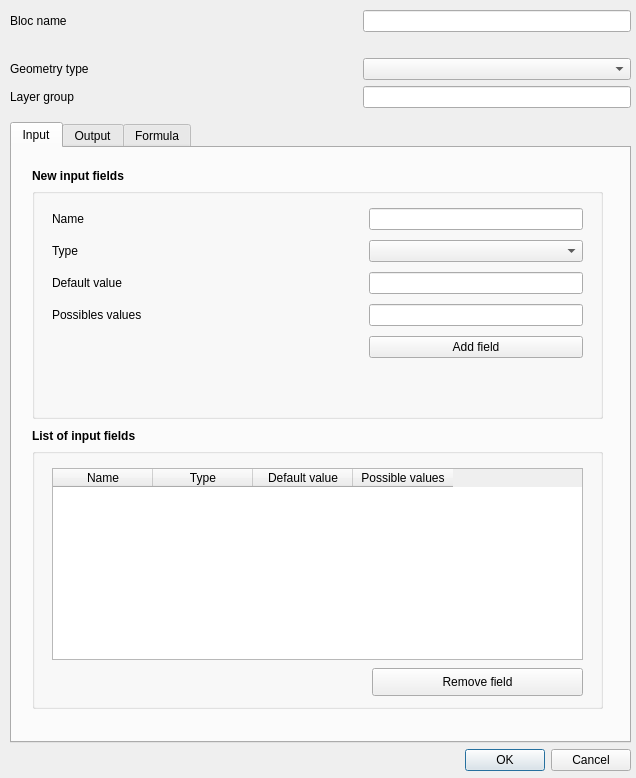
<?xml version="1.0" encoding="UTF-8"?>
<ui version="4.0">
 <class>Dialog</class>
 <widget class="QDialog" name="Dialog">
  <property name="geometry">
   <rect>
    <x>0</x>
    <y>0</y>
    <width>636</width>
    <height>778</height>
   </rect>
  </property>
  <property name="windowTitle">
   <string>Dialog</string>
  </property>
  <widget class="QWidget" name="gridLayoutWidget_5">
   <property name="geometry">
    <rect>
     <x>10</x>
     <y>10</y>
     <width>621</width>
     <height>761</height>
    </rect>
   </property>
   <layout class="QGridLayout" name="gridLayout_5">
    <item row="3" column="0">
     <widget class="QDialogButtonBox" name="buttons">
      <property name="orientation">
       <enum>Qt::Horizontal</enum>
      </property>
      <property name="standardButtons">
       <set>QDialogButtonBox::Cancel|QDialogButtonBox::Ok</set>
      </property>
     </widget>
    </item>
    <item row="2" column="0">
     <widget class="QTabWidget" name="tabWidget">
      <property name="currentIndex">
       <number>0</number>
      </property>
      <widget class="QWidget" name="input_page">
       <attribute name="title">
        <string>Input</string>
       </attribute>
       <widget class="QLabel" name="label_6">
        <property name="geometry">
         <rect>
          <x>-70</x>
          <y>270</y>
          <width>55</width>
          <height>16</height>
         </rect>
        </property>
        <property name="text">
         <string>TextLabel</string>
        </property>
       </widget>
       <widget class="QLabel" name="label_5">
        <property name="geometry">
         <rect>
          <x>-70</x>
          <y>40</y>
          <width>55</width>
          <height>16</height>
         </rect>
        </property>
        <property name="text">
         <string>TextLabel</string>
        </property>
       </widget>
       <widget class="QGroupBox" name="groupBox">
        <property name="geometry">
         <rect>
          <x>20</x>
          <y>40</y>
          <width>571</width>
          <height>231</height>
         </rect>
        </property>
        <property name="title">
         <string/>
        </property>
        <widget class="QWidget" name="gridLayoutWidget_2">
         <property name="geometry">
          <rect>
           <x>20</x>
           <y>20</y>
           <width>531</width>
           <height>198</height>
          </rect>
         </property>
         <layout class="QGridLayout" name="gridLayout">
          <property name="verticalSpacing">
           <number>10</number>
          </property>
          <item row="3" column="0">
           <widget class="QLabel" name="label_19">
            <property name="text">
             <string>Possibles values</string>
            </property>
           </widget>
          </item>
          <item row="3" column="1">
           <spacer name="horizontalSpacer_15">
            <property name="orientation">
             <enum>Qt::Horizontal</enum>
            </property>
            <property name="sizeHint" stdset="0">
             <size>
              <width>10</width>
              <height>20</height>
             </size>
            </property>
           </spacer>
          </item>
          <item row="2" column="0">
           <widget class="QLabel" name="label_18">
            <property name="text">
             <string>Default value</string>
            </property>
           </widget>
          </item>
          <item row="0" column="2">
           <widget class="QLineEdit" name="entree_name"/>
          </item>
          <item row="1" column="2">
           <widget class="QComboBox" name="entree_type"/>
          </item>
          <item row="2" column="2">
           <widget class="QLineEdit" name="entree_default_value"/>
          </item>
          <item row="4" column="0" colspan="2">
           <spacer name="horizontalSpacer_5">
            <property name="orientation">
             <enum>Qt::Horizontal</enum>
            </property>
            <property name="sizeHint" stdset="0">
             <size>
              <width>40</width>
              <height>20</height>
             </size>
            </property>
           </spacer>
          </item>
          <item row="2" column="1">
           <spacer name="horizontalSpacer_14">
            <property name="orientation">
             <enum>Qt::Horizontal</enum>
            </property>
            <property name="sizeHint" stdset="0">
             <size>
              <width>10</width>
              <height>20</height>
             </size>
            </property>
           </spacer>
          </item>
          <item row="3" column="2">
           <widget class="QLineEdit" name="possible_values_text"/>
          </item>
          <item row="1" column="0">
           <widget class="QLabel" name="label_4">
            <property name="text">
             <string>Type</string>
            </property>
           </widget>
          </item>
          <item row="1" column="1">
           <spacer name="horizontalSpacer_3">
            <property name="orientation">
             <enum>Qt::Horizontal</enum>
            </property>
            <property name="sizeHint" stdset="0">
             <size>
              <width>10</width>
              <height>20</height>
             </size>
            </property>
           </spacer>
          </item>
          <item row="0" column="0">
           <widget class="QLabel" name="label_3">
            <property name="text">
             <string>Name</string>
            </property>
           </widget>
          </item>
          <item row="0" column="1">
           <layout class="QHBoxLayout" name="horizontalLayout">
            <item>
             <spacer name="horizontalSpacer_4">
              <property name="orientation">
               <enum>Qt::Horizontal</enum>
              </property>
              <property name="sizeHint" stdset="0">
               <size>
                <width>10</width>
                <height>20</height>
               </size>
              </property>
             </spacer>
            </item>
           </layout>
          </item>
          <item row="4" column="2">
           <widget class="QPushButton" name="add_input">
            <property name="text">
             <string>Add field</string>
            </property>
           </widget>
          </item>
          <item row="5" column="0" colspan="3">
           <widget class="QLabel" name="warning_input">
            <property name="text">
             <string/>
            </property>
           </widget>
          </item>
         </layout>
        </widget>
       </widget>
       <widget class="QGroupBox" name="groupBox_5">
        <property name="geometry">
         <rect>
          <x>20</x>
          <y>300</y>
          <width>571</width>
          <height>261</height>
         </rect>
        </property>
        <property name="title">
         <string/>
        </property>
        <widget class="QTableWidget" name="table_input">
         <property name="geometry">
          <rect>
           <x>20</x>
           <y>20</y>
           <width>531</width>
           <height>192</height>
          </rect>
         </property>
         <column>
          <property name="text">
           <string>Name</string>
          </property>
         </column>
         <column>
          <property name="text">
           <string>Type</string>
          </property>
         </column>
         <column>
          <property name="text">
           <string>Default value</string>
          </property>
         </column>
         <column>
          <property name="text">
           <string>Possible values</string>
          </property>
         </column>
        </widget>
        <widget class="QPushButton" name="delete_input">
         <property name="geometry">
          <rect>
           <x>340</x>
           <y>220</y>
           <width>211</width>
           <height>28</height>
          </rect>
         </property>
         <property name="text">
          <string>Remove field</string>
         </property>
        </widget>
       </widget>
       <widget class="QLabel" name="label_13">
        <property name="geometry">
         <rect>
          <x>20</x>
          <y>280</y>
          <width>111</width>
          <height>16</height>
         </rect>
        </property>
        <property name="font">
         <font>
          <weight>75</weight>
          <bold>true</bold>
         </font>
        </property>
        <property name="text">
         <string>List of input fields</string>
        </property>
       </widget>
       <widget class="QLabel" name="label_15">
        <property name="geometry">
         <rect>
          <x>20</x>
          <y>20</y>
          <width>121</width>
          <height>16</height>
         </rect>
        </property>
        <property name="font">
         <font>
          <weight>75</weight>
          <bold>true</bold>
         </font>
        </property>
        <property name="text">
         <string>New input fields</string>
        </property>
       </widget>
      </widget>
      <widget class="QWidget" name="output_page">
       <attribute name="title">
        <string>Output</string>
       </attribute>
       <widget class="QGroupBox" name="groupBox_4">
        <property name="geometry">
         <rect>
          <x>20</x>
          <y>300</y>
          <width>571</width>
          <height>261</height>
         </rect>
        </property>
        <property name="title">
         <string/>
        </property>
        <widget class="QTableWidget" name="table_output">
         <property name="geometry">
          <rect>
           <x>20</x>
           <y>20</y>
           <width>531</width>
           <height>192</height>
          </rect>
         </property>
         <column>
          <property name="text">
           <string>Nouvelle colonne</string>
          </property>
         </column>
         <column>
          <property name="text">
           <string>Name</string>
          </property>
         </column>
         <column>
          <property name="text">
           <string>Type</string>
          </property>
         </column>
         <column>
          <property name="text">
           <string>Possible values</string>
          </property>
         </column>
        </widget>
        <widget class="QPushButton" name="delete_output">
         <property name="geometry">
          <rect>
           <x>340</x>
           <y>220</y>
           <width>211</width>
           <height>28</height>
          </rect>
         </property>
         <property name="text">
          <string>Remove field</string>
         </property>
        </widget>
       </widget>
       <widget class="QLabel" name="label_9">
        <property name="geometry">
         <rect>
          <x>20</x>
          <y>20</y>
          <width>121</width>
          <height>16</height>
         </rect>
        </property>
        <property name="text">
         <string>New output field</string>
        </property>
       </widget>
       <widget class="QLabel" name="label_10">
        <property name="geometry">
         <rect>
          <x>20</x>
          <y>280</y>
          <width>181</width>
          <height>16</height>
         </rect>
        </property>
        <property name="text">
         <string>List of output fields</string>
        </property>
       </widget>
       <widget class="QGroupBox" name="groupBox_2">
        <property name="geometry">
         <rect>
          <x>20</x>
          <y>40</y>
          <width>571</width>
          <height>231</height>
         </rect>
        </property>
        <property name="title">
         <string/>
        </property>
        <widget class="QWidget" name="gridLayoutWidget_3">
         <property name="geometry">
          <rect>
           <x>20</x>
           <y>20</y>
           <width>531</width>
           <height>198</height>
          </rect>
         </property>
         <layout class="QGridLayout" name="gridLayout_3">
          <property name="verticalSpacing">
           <number>10</number>
          </property>
          <item row="3" column="0">
           <widget class="QLabel" name="label_21">
            <property name="text">
             <string>Possibles values</string>
            </property>
           </widget>
          </item>
          <item row="3" column="1">
           <spacer name="horizontalSpacer_16">
            <property name="orientation">
             <enum>Qt::Horizontal</enum>
            </property>
            <property name="sizeHint" stdset="0">
             <size>
              <width>10</width>
              <height>20</height>
             </size>
            </property>
           </spacer>
          </item>
          <item row="2" column="0">
           <widget class="QLabel" name="label_22">
            <property name="text">
             <string>Default value</string>
            </property>
           </widget>
          </item>
          <item row="0" column="2">
           <widget class="QLineEdit" name="sortie_name"/>
          </item>
          <item row="1" column="2">
           <widget class="QComboBox" name="sortie_type"/>
          </item>
          <item row="2" column="2">
           <widget class="QLineEdit" name="sortie_default_value"/>
          </item>
          <item row="4" column="0" colspan="2">
           <spacer name="horizontalSpacer_6">
            <property name="orientation">
             <enum>Qt::Horizontal</enum>
            </property>
            <property name="sizeHint" stdset="0">
             <size>
              <width>40</width>
              <height>20</height>
             </size>
            </property>
           </spacer>
          </item>
          <item row="2" column="1">
           <spacer name="horizontalSpacer_17">
            <property name="orientation">
             <enum>Qt::Horizontal</enum>
            </property>
            <property name="sizeHint" stdset="0">
             <size>
              <width>10</width>
              <height>20</height>
             </size>
            </property>
           </spacer>
          </item>
          <item row="3" column="2">
           <widget class="QLineEdit" name="possible_values_text2"/>
          </item>
          <item row="1" column="0">
           <widget class="QLabel" name="label_7">
            <property name="text">
             <string>Type</string>
            </property>
           </widget>
          </item>
          <item row="1" column="1">
           <spacer name="horizontalSpacer_7">
            <property name="orientation">
             <enum>Qt::Horizontal</enum>
            </property>
            <property name="sizeHint" stdset="0">
             <size>
              <width>10</width>
              <height>20</height>
             </size>
            </property>
           </spacer>
          </item>
          <item row="0" column="0">
           <widget class="QLabel" name="label_8">
            <property name="text">
             <string>Name</string>
            </property>
           </widget>
          </item>
          <item row="0" column="1">
           <layout class="QHBoxLayout" name="horizontalLayout_2">
            <item>
             <spacer name="horizontalSpacer_8">
              <property name="orientation">
               <enum>Qt::Horizontal</enum>
              </property>
              <property name="sizeHint" stdset="0">
               <size>
                <width>10</width>
                <height>20</height>
               </size>
              </property>
             </spacer>
            </item>
           </layout>
          </item>
          <item row="4" column="2">
           <widget class="QPushButton" name="add_output">
            <property name="text">
             <string>Add field</string>
            </property>
           </widget>
          </item>
          <item row="5" column="0" colspan="3">
           <widget class="QLabel" name="warning_output">
            <property name="text">
             <string/>
            </property>
           </widget>
          </item>
         </layout>
        </widget>
       </widget>
      </widget>
      <widget class="QWidget" name="formula_page">
       <attribute name="title">
        <string>Formula</string>
       </attribute>
       <widget class="QGroupBox" name="groupBox_5">
        <property name="geometry">
         <rect>
          <x>20</x>
          <y>370</y>
          <width>571</width>
          <height>181</height>
         </rect>
        </property>
        <widget class="QTableWidget" name="table_formula">
         <property name="geometry">
          <rect>
           <x>20</x>
           <y>20</y>
           <width>531</width>
           <height>111</height>
          </rect>
         </property>
         <column>
          <property name="text">
           <string>Formula</string>
          </property>
         </column>
         <column>
          <property name="text">
           <string>Detail Level</string>
          </property>
         </column>
         <column>
          <property name="text">
           <string>Description</string>
          </property>
         </column>
        </widget>
        <widget class="QPushButton" name="delete_formula">
         <property name="geometry">
          <rect>
           <x>340</x>
           <y>140</y>
           <width>211</width>
           <height>28</height>
          </rect>
         </property>
         <property name="text">
          <string>Remove formula</string>
         </property>
        </widget>
       </widget>
       <widget class="QLabel" name="label_11">
        <property name="geometry">
         <rect>
          <x>20</x>
          <y>20</y>
          <width>101</width>
          <height>16</height>
         </rect>
        </property>
        <property name="text">
         <string>New Formula</string>
        </property>
       </widget>
       <widget class="QLabel" name="label_12">
        <property name="geometry">
         <rect>
          <x>20</x>
          <y>340</y>
          <width>101</width>
          <height>16</height>
         </rect>
        </property>
        <property name="text">
         <string>List of Formula</string>
        </property>
       </widget>
       <widget class="QGroupBox" name="groupBox_6">
        <property name="geometry">
         <rect>
          <x>20</x>
          <y>40</y>
          <width>571</width>
          <height>291</height>
         </rect>
        </property>
        <widget class="QWidget" name="gridLayoutWidget_4">
         <property name="geometry">
          <rect>
           <x>20</x>
           <y>20</y>
           <width>531</width>
           <height>251</height>
          </rect>
         </property>
         <layout class="QGridLayout" name="gridLayout_4">
          <property name="verticalSpacing">
           <number>22</number>
          </property>
          <item row="4" column="3">
           <widget class="QTextEdit" name="comment"/>
          </item>
          <item row="2" column="0">
           <widget class="QLabel" name="label_23">
            <property name="text">
             <string>Niveau de détail</string>
            </property>
           </widget>
          </item>
          <item row="2" column="1">
           <spacer name="horizontalSpacer_18">
            <property name="orientation">
             <enum>Qt::Horizontal</enum>
            </property>
            <property name="sizeType">
             <enum>QSizePolicy::Fixed</enum>
            </property>
            <property name="sizeHint" stdset="0">
             <size>
              <width>10</width>
              <height>20</height>
             </size>
            </property>
           </spacer>
          </item>
          <item row="4" column="1">
           <spacer name="horizontalSpacer_12">
            <property name="orientation">
             <enum>Qt::Horizontal</enum>
            </property>
            <property name="sizeType">
             <enum>QSizePolicy::Fixed</enum>
            </property>
            <property name="sizeHint" stdset="0">
             <size>
              <width>10</width>
              <height>20</height>
             </size>
            </property>
           </spacer>
          </item>
          <item row="0" column="0">
           <widget class="QLabel" name="label_14">
            <property name="text">
             <string>Formula</string>
            </property>
           </widget>
          </item>
          <item row="1" column="0" colspan="4">
           <widget class="QLabel" name="warning_formula">
            <property name="text">
             <string/>
            </property>
           </widget>
          </item>
          <item row="3" column="1">
           <spacer name="horizontalSpacer_13">
            <property name="orientation">
             <enum>Qt::Horizontal</enum>
            </property>
            <property name="sizeType">
             <enum>QSizePolicy::Fixed</enum>
            </property>
            <property name="sizeHint" stdset="0">
             <size>
              <width>10</width>
              <height>20</height>
             </size>
            </property>
           </spacer>
          </item>
          <item row="0" column="3">
           <widget class="QLineEdit" name="formula_text"/>
          </item>
          <item row="0" column="1">
           <layout class="QHBoxLayout" name="horizontalLayout_3">
            <item>
             <spacer name="horizontalSpacer_10">
              <property name="orientation">
               <enum>Qt::Horizontal</enum>
              </property>
              <property name="sizeType">
               <enum>QSizePolicy::Fixed</enum>
              </property>
              <property name="sizeHint" stdset="0">
               <size>
                <width>10</width>
                <height>20</height>
               </size>
              </property>
             </spacer>
            </item>
           </layout>
          </item>
          <item row="5" column="0" colspan="2">
           <spacer name="horizontalSpacer_11">
            <property name="orientation">
             <enum>Qt::Horizontal</enum>
            </property>
            <property name="sizeHint" stdset="0">
             <size>
              <width>40</width>
              <height>20</height>
             </size>
            </property>
           </spacer>
          </item>
          <item row="3" column="3">
           <widget class="QLineEdit" name="description"/>
          </item>
          <item row="3" column="0">
           <widget class="QLabel" name="label_20">
            <property name="text">
             <string>Description</string>
            </property>
           </widget>
          </item>
          <item row="4" column="0">
           <widget class="QLabel" name="label_17">
            <property name="text">
             <string>Comment</string>
            </property>
           </widget>
          </item>
          <item row="5" column="3">
           <widget class="QPushButton" name="add_formula">
            <property name="text">
             <string>Add formula</string>
            </property>
           </widget>
          </item>
          <item row="2" column="3">
           <widget class="QSpinBox" name="detail_level">
            <property name="minimum">
             <number>1</number>
            </property>
            <property name="maximum">
             <number>5</number>
            </property>
           </widget>
          </item>
         </layout>
        </widget>
       </widget>
      </widget>
     </widget>
    </item>
    <item row="0" column="0">
     <layout class="QGridLayout" name="gridLayout_2">
      <item row="1" column="2">
       <widget class="QLabel" name="warning_bloc">
        <property name="text">
         <string/>
        </property>
       </widget>
      </item>
      <item row="0" column="1">
       <spacer name="horizontalSpacer">
        <property name="orientation">
         <enum>Qt::Horizontal</enum>
        </property>
        <property name="sizeHint" stdset="0">
         <size>
          <width>10</width>
          <height>10</height>
         </size>
        </property>
       </spacer>
      </item>
      <item row="0" column="0">
       <widget class="QLabel" name="label">
        <property name="text">
         <string>Bloc name</string>
        </property>
       </widget>
      </item>
      <item row="2" column="2">
       <widget class="QComboBox" name="geom"/>
      </item>
      <item row="0" column="2">
       <widget class="QLineEdit" name="bloc_name"/>
      </item>
      <item row="2" column="0">
       <widget class="QLabel" name="label_2">
        <property name="text">
         <string>Geometry type</string>
        </property>
       </widget>
      </item>
      <item row="2" column="1">
       <spacer name="horizontalSpacer_2">
        <property name="orientation">
         <enum>Qt::Horizontal</enum>
        </property>
        <property name="sizeHint" stdset="0">
         <size>
          <width>10</width>
          <height>20</height>
         </size>
        </property>
       </spacer>
      </item>
      <item row="3" column="0">
       <widget class="QLabel" name="label_16">
        <property name="text">
         <string>Layer group</string>
        </property>
       </widget>
      </item>
      <item row="3" column="1">
       <spacer name="horizontalSpacer_9">
        <property name="orientation">
         <enum>Qt::Horizontal</enum>
        </property>
        <property name="sizeHint" stdset="0">
         <size>
          <width>10</width>
          <height>20</height>
         </size>
        </property>
       </spacer>
      </item>
      <item row="3" column="2">
       <widget class="QLineEdit" name="group"/>
      </item>
     </layout>
    </item>
    <item row="1" column="0">
     <spacer name="verticalSpacer">
      <property name="orientation">
       <enum>Qt::Vertical</enum>
      </property>
      <property name="sizeType">
       <enum>QSizePolicy::Fixed</enum>
      </property>
      <property name="sizeHint" stdset="0">
       <size>
        <width>20</width>
        <height>8</height>
       </size>
      </property>
     </spacer>
    </item>
   </layout>
  </widget>
 </widget>
 <resources/>
 <connections>
  <connection>
   <sender>buttons</sender>
   <signal>accepted()</signal>
   <receiver>Dialog</receiver>
   <slot>accept()</slot>
   <hints>
    <hint type="sourcelabel">
     <x>248</x>
     <y>254</y>
    </hint>
    <hint type="destinationlabel">
     <x>157</x>
     <y>274</y>
    </hint>
   </hints>
  </connection>
  <connection>
   <sender>buttons</sender>
   <signal>rejected()</signal>
   <receiver>Dialog</receiver>
   <slot>reject()</slot>
   <hints>
    <hint type="sourcelabel">
     <x>316</x>
     <y>260</y>
    </hint>
    <hint type="destinationlabel">
     <x>286</x>
     <y>274</y>
    </hint>
   </hints>
  </connection>
 </connections>
</ui>
